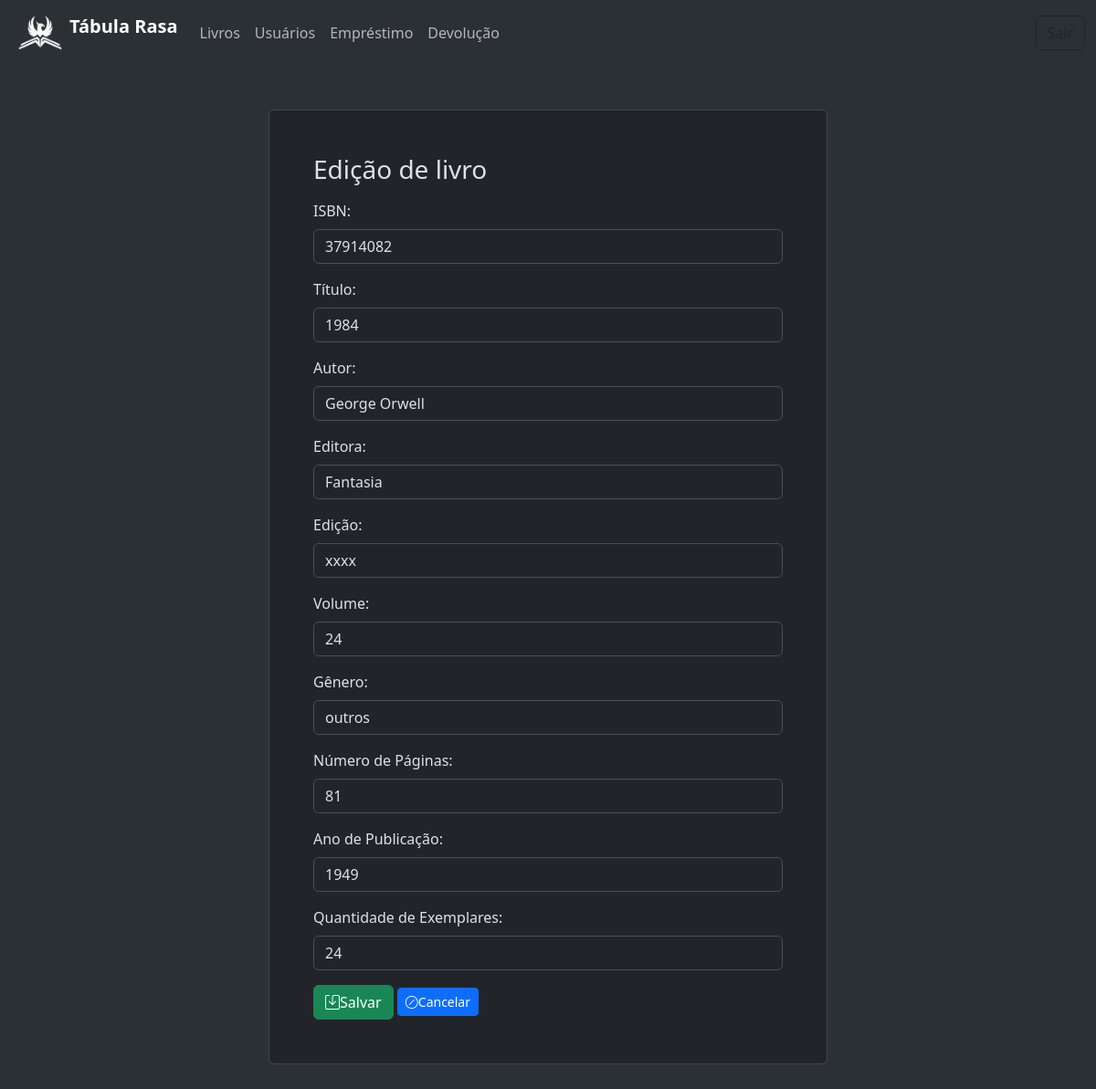
Page /books/37914082/edit (signed in) on the committed database.
### models/database.py (models this page shows, shortened)
class Livro (Tabular):
    __tablename__ = 'livro'
    id = Column(Integer, primary_key=True)
    titulo = Column(String(100), nullable=False)
    isbn = Column(String(25), unique=True, nullable=False)
    autor = Column(Text, nullable=False)
    editora = Column(String(100), nullable=False)
    edicao = Column(String(15), nullable=True)
    volume = Column(Integer, nullable=True)
    genero_literario = Column(String(100), nullable=False)
    numero_paginas = Column(Integer, nullable=False)
    ano_publicacao = Column(Integer, nullable=False)
    exemplares = Column(Integer, nullable=False)
    ativo = Column(Boolean, default=True)
    emprestimo = relationship('Emprestimo', back_populates='livro')

### controller/book_management.py (the view)
@blueprint.route("/books/<string:isbn>/edit", methods=["POST", "GET"])
def edit_book(isbn):
    if "user_id" not in session:
        flash("Para acessar o software faça login...", "warning")
        return redirect(url_for("user_authentication.login"))
    else:
        if request.method == "POST":
            connection = Session()
            livro = connection.query(Livro).filter_by(isbn=isbn).first()
            livro.isbn = request.form["isbn"]
            livro.titulo = request.form["titulo"]
            livro.autor = request.form["autor"]
            livro.editora = request.form["editora"]
            livro.edicao = request.form["edicao"]
            livro.volume = int(request.form["volume"])
            livro.genero_literario = request.form["genero"]
            livro.numero_paginas = int(request.form["paginas"])
            livro.ano_publicacao = int(request.form["publicacao"])
            livro.exemplares = int(request.form["exemplares"])
            connection.commit()
            connection.close()
            flash("Livro alterado com sucesso!", "success")
            return redirect(url_for("book_management.list_books"))
        else:
            connection = Session()
            livro = connection.query(Livro).filter_by(isbn=isbn).first()
            connection.close()
            return render_template("bookEdit.html", livro=livro)

### templates/bookEdit.html (shortened to what this page needs)
{% extends "layout.html" %}
{% block content %}
   <div class="col-sm-11 col-lg-6 card p-5 my-5">
        <h3 class="card-title mb-3">Edição de livro</h3>
        <form method="POST" action="{{ url_for('book_management.edit_book', isbn=livro.isbn) }}">
            <div class="form-group mb-3">
                <label for="isbn" class="form-label">ISBN:</label>
                <input type="text" class="form-control" id="isbn" name="isbn" value="{{ livro.isbn }}" readonly>
            </div>
            <div class="form-group mb-3">
                <label for="titulo" class="form-label">Título:</label>
                <input type="text" class="form-control" id="titulo" name="titulo" value="{{ livro.titulo }}" required>
            </div>
            <div class="form-group mb-3">
                <label for="autor" class="form-label">Autor:</label>
                <input type="text" class="form-control" id="autor" name="autor" value="{{ livro.autor }}" required>
            </div>
            <div class="form-group mb-3">
                <label for="editora" class="form-label">Editora:</label>
                <input type="text" class="form-control" id="editora" name="editora" value="{{ livro.editora }}" required >
            </div>
            <div class="form-group mb-3">
                <label for="edicao" class="form-label">Edição:</label>
                <input type="text" class="form-control" id="edicao" name="edicao" value="{{ livro.edicao }}">
            </div>
            <div class="form-group mb-3">
                <label for="volume" class="form-label">Volume:</label>
                <input type="text" class="form-control" id="volume" name="volume" value="{{ livro.volume }}">
            </div>
            <div class="form-group mb-3">
                <label for="genero" class="form-label">Gênero:</label>
                <input type="text" class="form-control" id="genero" name="genero" value="{{ livro.genero_literario }}" required>
            </div>
            <div class="form-group mb-3">
                <label for="paginas" class="form-label">Número de Páginas:</label>
                <input type="number" class="form-control" id="paginas" name="paginas" value="{{ livro.numero_paginas }}" required>
            </div>
            <div class="form-group mb-3">
                <label for="ano" class="form-label">Ano de Publicação:</label>
                <input type="number" class="form-control" id="publicacao" name="publicacao" value="{{ livro.ano_publicacao }}" required>
            </div>
            <div class="form-group mb-3">
                <label for="exemplares" class="form-label">Quantidade de Exemplares:</label>
                <input type="number" class="form-control" id="exemplares" name="exemplares" value="{{ livro.exemplares }}" required>
            </div>
            <button type="submit" class="btn btn-success bi bi-save">Salvar</button>
            <a href="{{ url_for('book_management.list_books') }}" class="btn btn-primary btn-sm bi bi-slash-circle">Cancelar</a>
        </form>
    </div>
{% endblock %}

### rows in the picture
Livro: isbn "37914082", titulo "1984", autor "George Orwell", editora "Fantasia", edicao "xxxx", volume "24", genero "outros", paginas "81", publicacao "1949", exemplares "24"
